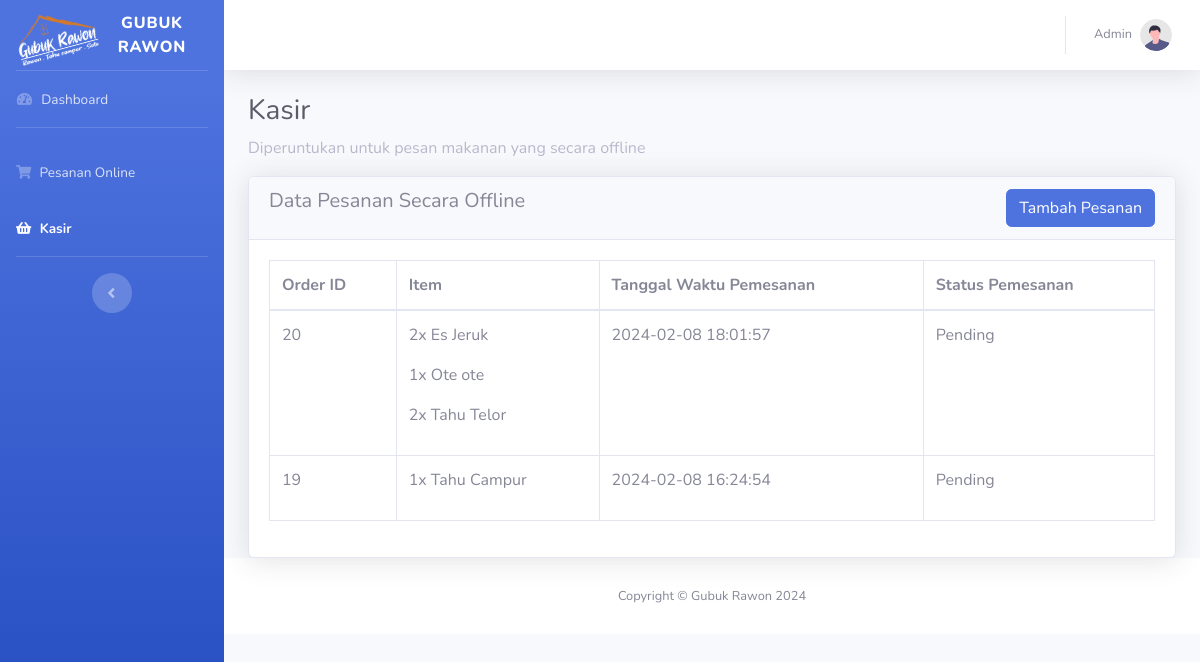
Page /admin/kasir.php (signed in) on the earlier database version.
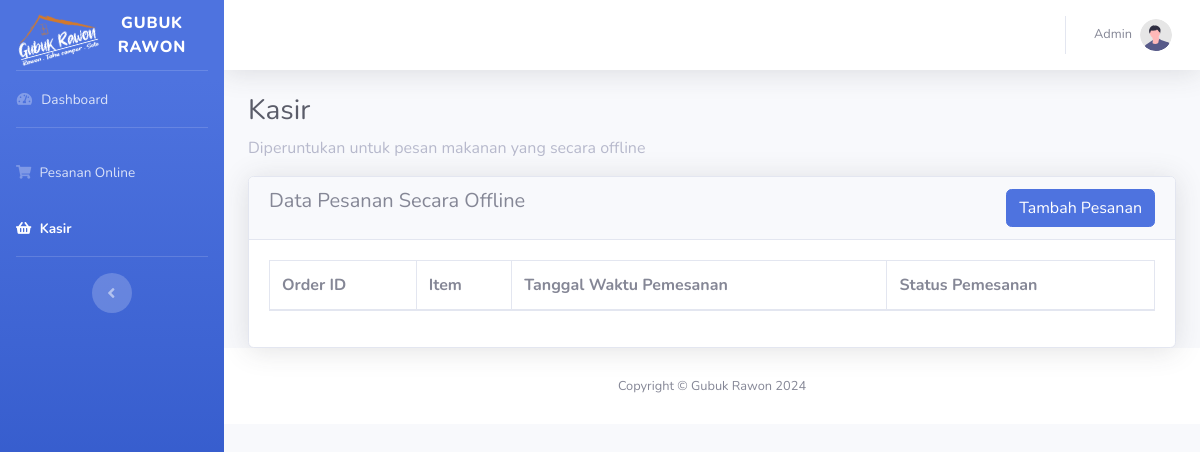
Same page on the later database version.
### tables this page shows
CREATE TABLE `orders` (
  `orderID` int(11) NOT NULL,
  `customerID` int(11) NOT NULL,
  `orderDate` datetime DEFAULT current_timestamp(),
  `totalAmount` decimal(10,2) DEFAULT NULL,
  `status` enum('Pending','Proses','Selesai','Diantar','Cancelled') DEFAULT 'Pending',
  `paymentStatus` enum('Pending','Paid','Failed') DEFAULT 'Pending',
  `paymentMethod` enum('COD','Credit Card','Bank Transfer') DEFAULT 'COD',
  `orderType` enum('Online','Offline') DEFAULT NULL
);

### koneksi.php (called while the page is built, shortened)
<?php
class database
{
  var $db_host = "localhost";
  var $db_user = "root";
  var $db_password = "";
  var $db_name = "gubuk_rawon";
  var $koneksi = "";
  public function __construct()
  {
    $this->koneksi = mysqli_connect($this->db_host, $this->db_user, $this->db_password, $this->db_name);
  }
  public function get_orders_by_customer_offline()
  {
    $query = "
            SELECT
            Customer.customerID,
            Customer.name,
            Orders.orderID,
            Orders.orderDate,
            Orders.status AS orderStatus,
            Orders.paymentStatus,
            Orders.paymentMethod,
            Orders.orderDate,
            GROUP_CONCAT(Menu.menuName SEPARATOR ', ') AS menuNames,
            GROUP_CONCAT(OrderDetail.quantity SEPARATOR ', ') AS quantities,
            GROUP_CONCAT(Menu.price SEPARATOR ', ') AS prices
        FROM
            Customer
        JOIN Orders ON Customer.customerID = Orders.customerID
        JOIN OrderDetail ON Orders.orderID = OrderDetail.orderID
        JOIN Menu ON OrderDetail.menuID = Menu.menuID
        WHERE orderType = 'Offline'
        GROUP BY
            Orders.orderID
        ORDER BY
            Orders.orderDate DESC";
    $data = mysqli_query($this->koneksi, $query);
    return $data;
  }
}

### admin/kasir.php (the view, shortened to what this page needs)
<?php
include('layout/navbar.php');
include('../koneksi.php');
$db = new database();
$query = $db->get_orders_by_customer_offline();
$result = $query->fetch_all(MYSQLI_ASSOC);
?>
<div class="container-fluid">
  <h1 class="h3 mb-2 text-gray-800">Kasir</h1>
  <p class='text-gray-500'>Diperuntukan untuk pesan makanan yang secara offline</p>
  <div class="card shadow">
    <div class="card-header">
      <a href="insertPesananOffline.php" class="btn btn-primary float-right">Tambah Pesanan</a>
      <h5>Data Pesanan Secara Offline</h5>
    </div>
    <div class="card-body">
      <div class="table-responsive">
        <table class="table table-bordered" id="dataTable" width="100%" cellspacing="0">
          <thead>
            <tr>
              <th>Order ID</th>
              <th>Item</th>
              <th>Tanggal Waktu Pemesanan</th>
              <th>Status Pemesanan</th>
            </tr>
          </thead>
          <tbody>
            <?php
            foreach ($result as $value) {
            ?>
              <tr>
                <td><?= $value['orderID'] ?></td>
                <td>
                  <?php
                  $menuArray = explode(', ', $value['menuNames']);
                  $quantityArray = explode(', ', $value['quantities']);
                  for ($i = 0; $i < count($menuArray); $i++) {
                    echo "<p> {$quantityArray[$i]}x {$menuArray[$i]}</p>";
                  }
                  ?>
                </td>
                <td><?=$value['orderDate']?></td>
                <td><?=$value['orderStatus']?></td>
              </tr>
            <?php
            }
            ?>
          </tbody>
        </table>
      </div>
    </div>
  </div>
</div>
<?php
include('layout/footer.php');
?>

Differences in the rows shown:
removed orders: orderID "20", i "2", i "Es Jeruk", i "1", i "Ote ote", i "Tahu Telor", orderDate "2024-02-08 18:01:57", status "Pending", shown under "Data Pesanan Secara Offline"
removed orders: orderID "19", i "1", i "Tahu Campur", orderDate "2024-02-08 16:24:54", status "Pending"
